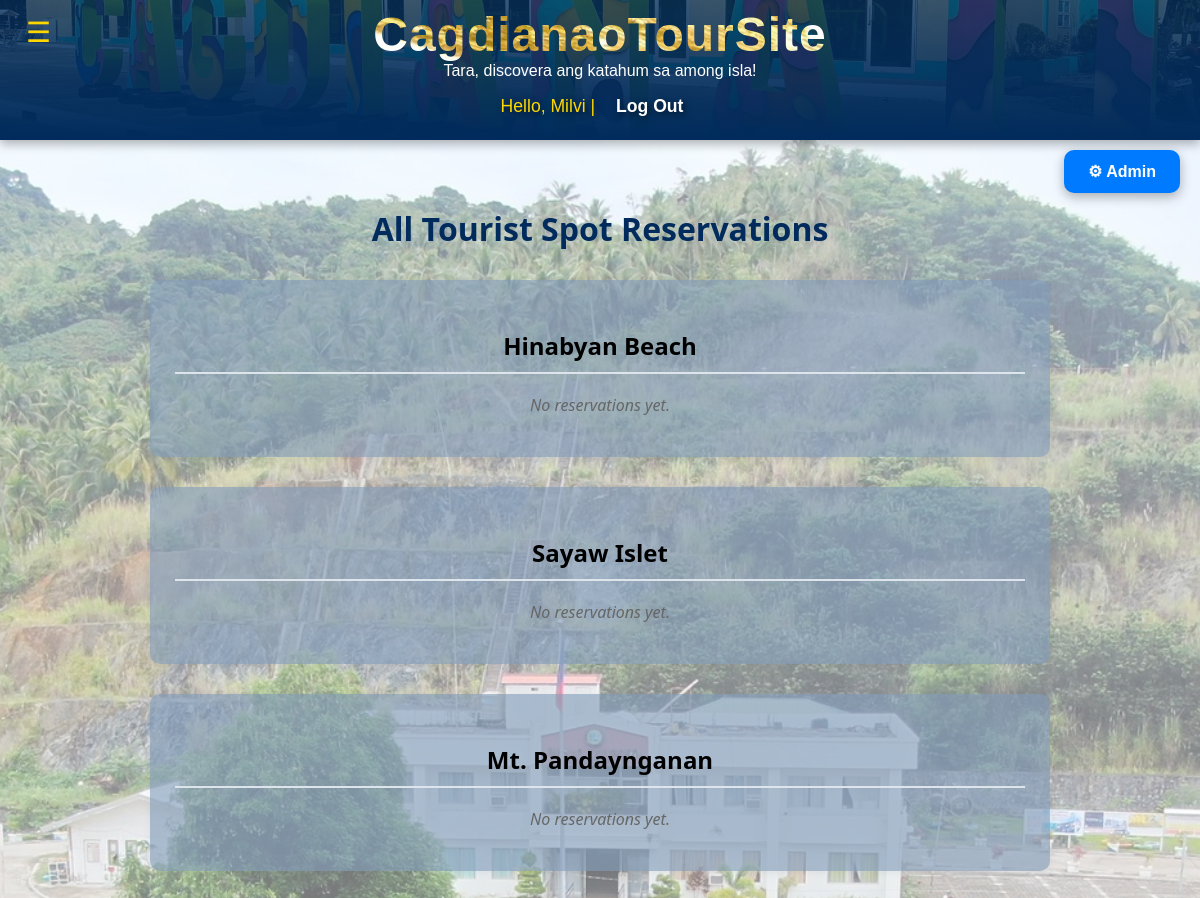
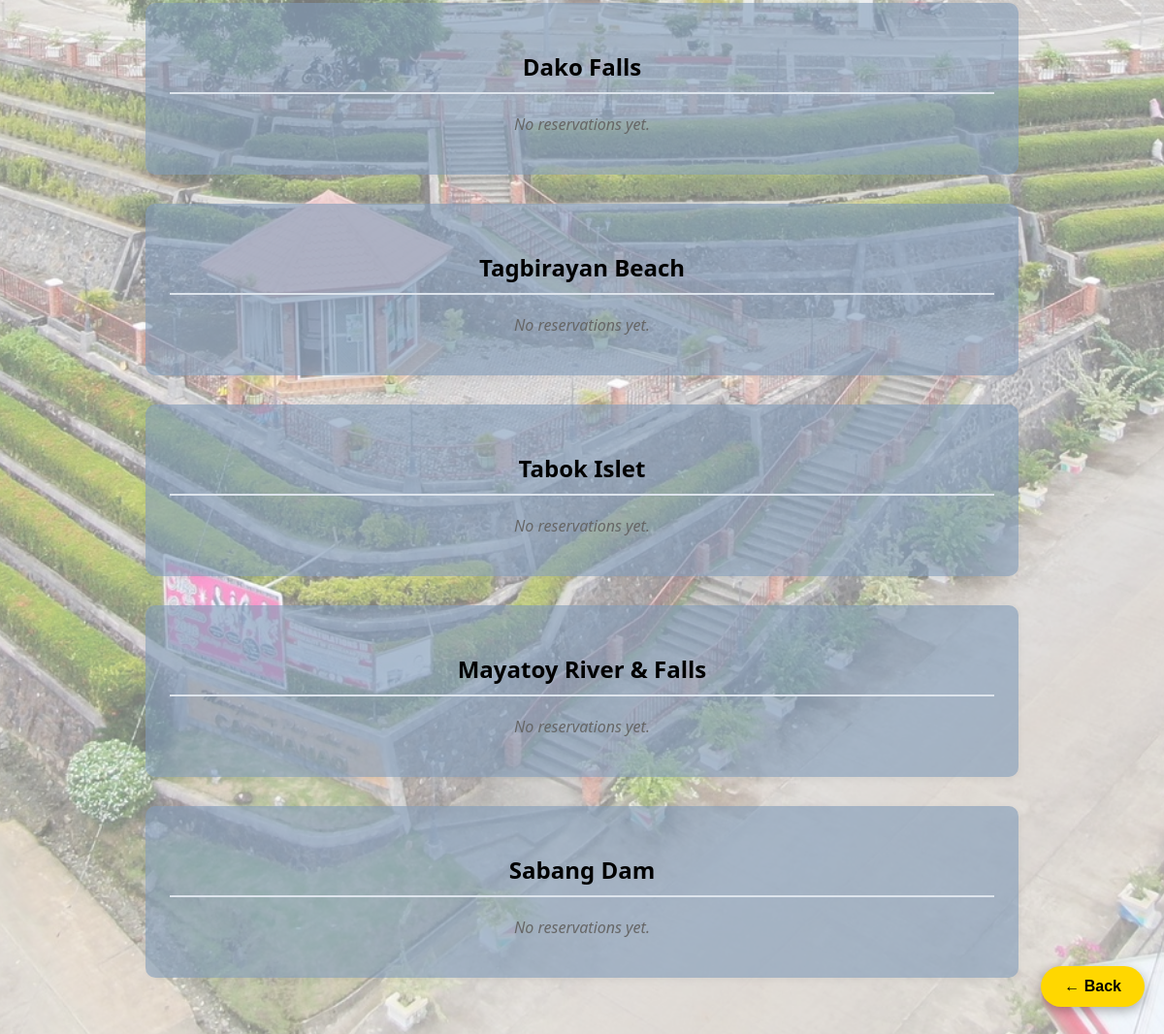
The app's page /officials-dashboard/ (signed in) with its own data (2 pictures, top to bottom).
### tourism/models.py (models this page shows, shortened)
class TouristSpot(models.Model):
    name = models.CharField(max_length=100)
    description = models.TextField()
    location = models.CharField(max_length=100)
    description = models.TextField()
    price = models.DecimalField(max_digits=6, decimal_places=2)
    cottage_price = models.DecimalField(max_digits=6, decimal_places=2)
    available_from = models.DateField(default=date.today)
    available_until = models.DateField(default=date.today)
    is_limited = models.PositiveIntegerField(
        null=True,
        blank=True,
        help_text="Set a number limit for bookings per day (leave blank for unlimited)"
    )
    image = models.ImageField(upload_to='tourist_spot_images/', default='default.jpg')
    time_open = models.TimeField(default=default_open_time)
    time_closed = models.TimeField(default=default_close_time)

### tourism/views.py (the view)
# urls.py: path('officials-dashboard/', views.officials_dashboard, name='officials_dashboard'),
@login_required
def officials_dashboard(request):
    if not request.user.is_superuser:
        return render(request, 'tourism/access_denied.html', {
            'message': 'Only Tourism Management Officials can access this section.'
        })
    spots = TouristSpot.objects.all()
    return render(request, 'tourism/officials_dashboard.html', {'spots': spots})

### tourism/templates/tourism/officials_dashboard.html (shortened to what this page needs)
{% extends 'tourism/base.html' %}
{% load math_filters %}
{% block content %}
  <a href="javascript:history.back()"
  class="back-button"
  style="position: fixed; bottom: 40px; right: 20px; padding: 12px 24px; background-color: #FFD700; color: black; text-decoration: none; border-radius: 30px; font-weight: bold; box-shadow: 0 4px 12px rgba(0, 0, 0, 0.3); z-index: 1000;">
  ← Back
  </a>
<a href="/admin/" target="_blank" class="admin-button">⚙ Admin</a>
<div class="dashboard"data-aos="fade-up" data-aos-duration="1000">
  <h2>All Tourist Spot Reservations</h2>
  {% for spot in spots %}
    <div class="spot-section"data-aos="fade-up" data-aos-duration="1000">
      <h3>{{ spot.name }}</h3>
      {% with spot.reservations.all as reservations %}
        {% if reservations %}
          {% regroup reservations|dictsort:"reservation_datetime" by reservation_datetime.date as dated_reservations %}
          {% for date_group in dated_reservations %}
            <div class="date-group"data-aos="fade-up" data-aos-duration="1000">
              <h4>Date: {{ date_group.grouper }}</h4>
              <ul>
                {% for reservation in date_group.list %}
                  <h6>
                  <div><strong>Contact Person:</strong> {{ reservation.full_name }}</div>
                  <div><strong>Contact Number:</strong> {{ reservation.contact_number }}</div>
                  <div><strong>Entrance Fee:</strong> ₱{{ reservation.spot.price }} per head</div>
                  {% if reservation.spot.is_limited %}
                    <div><strong>Cottage Price:</strong> ₱{{ reservation.spot.cottage_price }}</div>
                    <div><strong>Cottage Number:</strong> {{ reservation.cottage_number }}</div>
                  {% endif %}
                  <div><strong>Start Date:</strong> {{ reservation.reservation_datetime|date:"F d, Y" }}</div>
                  <div><strong>End Date:</strong> {{ reservation.end_date|date:"F d, Y" }}</div>
                  <div><strong>Time:</strong> {{ reservation.time|time:"h:i A" }}</div>
                  <div><strong>Guests:</strong> {{ reservation.num_guests }}</div>
                  {% if reservation.note %}
                    <div><strong>Note:</strong> {{ reservation.note }}</div>
                  {% endif %}
                  {% with base_price=reservation.num_guests|multiply:reservation.spot.price %}
                    {% if reservation.spot.is_limited %}
                      {% with total_payment=base_price|add:reservation.spot.cottage_price %}
                        <div><strong>Total Payment:</strong> ₱{{ total_payment|floatformat:2 }}</div>
                      {% endwith %}
                    {% else %}
                      <div><strong>Total Payment:</strong> ₱{{ base_price|floatformat:2 }}</div>
                    {% endif %}
                  {% endwith %}
                  {% if reservation.is_accepted %}
                  <p>Status: <strong style="color:green;">Accepted </strong></p>
                  {% else %}
                  <p>Status: <strong style="color:red;">Pending / Not Accepted </strong></p>
                  {% endif %}
                    <form action="{% url 'delete_reservation_official' reservation.pk %}" method="post">
                      {% csrf_token %}
                      <button type="submit" onclick="return confirm('Are you sure you want to delete this reservation?');">Delete</button>
                    </form>
                  </h6>
                {% endfor %}
              </ul>
            </div>
          {% endfor %}
        {% else %}
          <p class="no-reservation">No reservations yet.</p>
        {% endif %}
      {% endwith %}
    </div>
  {% endfor %}
</div>
{% endblock %}

### tourism/templates/tourism/base.html (shortened to what this page needs)
{% load static %}
<!DOCTYPE html>
<html lang="en">
<head>
  <link rel="stylesheet" href="{% static 'tourism/style.css' %}">
  <link href="https://cdn.jsdelivr.net/npm/aos@2.3.4/dist/aos.css" rel="stylesheet">
</head>
<body>
  <button id="menu-toggle">&#9776;</button>
  <header>
    <h1>CagdianaoTourSite</h1>
    <a>Tara, discovera ang katahum sa among isla!</a>
    {% if user.is_authenticated %}
      <p>Hello, {{ user.username }} | <a href="{% url 'logout' %}">Log Out</a></p>
    {% else %}
      <p>
     <a href="{% url 'login' %}" class="{% if request.path == '/login/' %}active{% endif %}">Log In</a> |
    <a href="{% url 'sign_up' %}" class="{% if request.path == '/signup/' %}active{% endif %}">Sign Up</a>
</p>
    {% endif %}
  </header>
  <main>
    {% block content %}
    {% endblock %}
  </main>
</body>
</html>

### tourism/templates/tourism/officials_dashboard.html (style rules this page uses)
.dashboard { padding: 40px 20px; background-color: #f4f6f800; font-family: 'Segoe UI', Tahoma, Geneva, Verdana, sans-serif; max-width: 900px; margin: 0 auto; }
.dashboard h2 { text-align: center; margin-bottom: 30px; color: #002b5c; font-size: 2rem; font-weight: bold; }
.spot-section { margin-bottom: 30px; background: #819bb99e; border-radius: 10px; padding: 25px; box-shadow: 0 2px 8px rgba(0,0,0,0.05); text-align: center; }
.spot-section h3 { color: #000000; font-size: 1.5rem; border-bottom: 2px solid #dde4ec; padding-bottom: 10px; margin-bottom: 20px; }
.no-reservation { font-style: italic; color: #666; margin-top: 10px; }
a.admin-button { position: fixed; top: 150px; right: 20px; padding: 12px 24px; background-color: #007bff; color: white; text-decoration: none; border-radius: 10px; font-weight: bold; box-shadow: 0 4px 12px rgba(0, 0, 0, 0.3); z-index: 1000; transition: background-color 0.3s ease, color 0.3s ease; }
a.back-button { transition: background-color 0.3s ease, color 0.3s ease; }

### records on screen
TouristSpot: name "Hinabyan Beach", shows "No reservations yet."
TouristSpot: name "Sayaw Islet", shows "No reservations yet."
TouristSpot: name "Mt. Pandaynganan", shows "No reservations yet."
TouristSpot: name "Dako Falls", shows "No reservations yet."
TouristSpot: name "Tagbirayan Beach", shows "No reservations yet."
TouristSpot: name "Tabok Islet", shows "No reservations yet."
TouristSpot: name "Mayatoy River & Falls", shows "No reservations yet."
TouristSpot: name "Sabang Dam", shows "No reservations yet."

### other values on screen
{{ user.username }} "Milvi"
